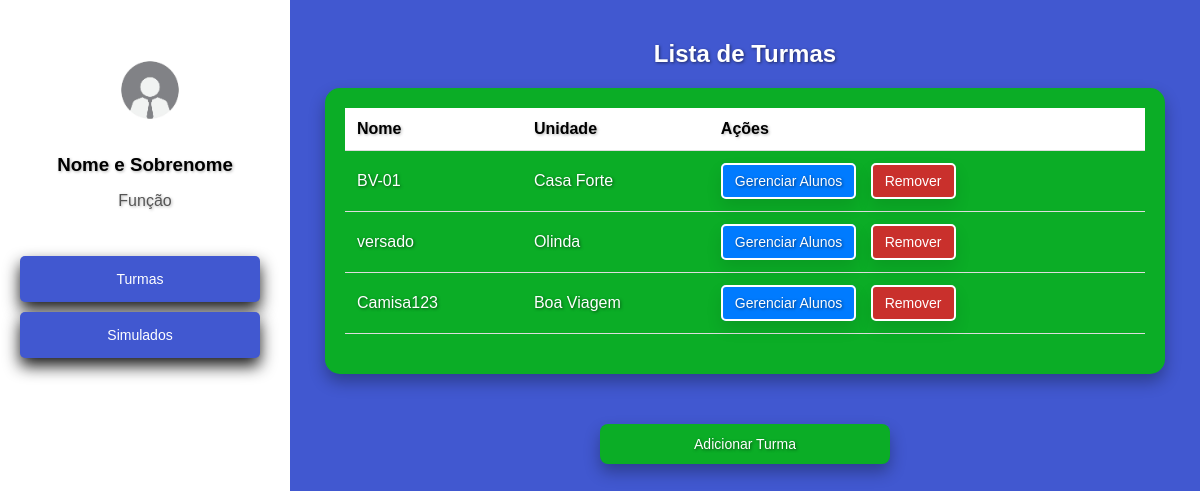
The page /cadastros/turmas/ (signed in) on the database its author committed.
### cadastros/models.py (models this page shows, shortened)
class Turma(models.Model):
    nome = models.CharField(max_length=100)
    unidade = models.ForeignKey(Unidade, on_delete=models.CASCADE, related_name='turmas')

class Unidade(models.Model):
    nome = models.CharField(max_length=100, unique=True)
    def __str__(self):
        return self.nome

### cadastros/views.py (the view, shortened to what this page needs)
# urls.py: path('turmas/', TurmaView.as_view(), name='turmas'),
class TurmaView(LoginRequiredMixin, View):
    login_url = '/login/'
    template_name_list = 'turmas.html'
    template_name_add = 'adicionar_turma.html'
    def get(self, request, turma_id=None):
        if request.path.endswith('adicionar/'):
            unidades = Unidade.objects.all()
            return render(request, self.template_name_add, {'unidades': unidades})
        else:
            turmas = TurmaMediator.listar_turmas()
            return render(request, self.template_name_list, {'turmas': turmas})

### cadastros/mediators.py (called while the page is built)
    @staticmethod
    def listar_turmas():
        return Turma.objects.all()

### cadastros/templates/turmas.html (shortened to what this page needs)
<!DOCTYPE html>
<html lang="pt-br">
<head>
</head>
<body>
    <div class="sidebar">
        <div class="profile">
            <img src="/static/imgfunc.jpg" alt="funcionario" width="100" height="100" style="margin-top: 20px; margin-left: 10px;">
            <h3>Nome e Sobrenome</h3>
            <p>Função</p>
        </div>
        <nav>
            <a href="#" id="menu-botoes">Turmas</a>
            <a href="{% url 'simulados' %}" class="btn btn-primary">Simulados</a>
        </nav>
    </div>
    <div class="container">
        <h2>Lista de Turmas</h2>
        <div class="table-container">
            <table>
                <thead>
                    <tr>
                        <th>Nome</th>
                        <th>Unidade</th>
                        <th>Ações</th>
                    </tr>
                </thead>
                <tbody>
                    {% for turma in turmas %}
                    <tr id="turma-{{ turma.id }}">
                        <td>{{ turma.nome }}</td>
                        <td>{{ turma.unidade }}</td>
                        <td>
                            <a href="{% url 'alunos' turma_id=turma.id %}" class="gerenciar-alunos gerenciamento-botao">Gerenciar Alunos</a>
                            <button class="remover-turma gerenciamento-botao2" data-id="{{ turma.id }}">Remover</button>
                        </td>
                    </tr>
                    {% endfor %}
                </tbody>
            </table>
        </div>
        <a href="{% url 'adicionar_turma' %}" class="add-turma" style="text-shadow: 0.0625rem 0.0625rem 0.1875rem rgba(0, 0, 0, 0.5);">Adicionar Turma</a>
    </div>
</body>
</html>

### cadastros/templates/turmas.html (style rules this page uses)
body { font-family: Arial, sans-serif; background-color: rgb(65, 88, 208); color: #333; margin: 0; padding: 0; display: flex; height: 100vh; }
.sidebar { width: 250px; background-color: white; padding: 20px; color: black; display: flex; flex-direction: column; justify-content: flex-start; }
.sidebar .profile { text-align: center; margin-bottom: 30px; }
.sidebar .profile h3 { margin: 10px 0 5px; color: black; text-shadow: 0.0625rem 0.0625rem 0.1875rem rgba(0, 0, 0, 0.3); }
.sidebar .profile p { color: #555; text-shadow: 0.0625rem 0.0625rem 0.1875rem rgba(0, 0, 0, 0.3); }
.sidebar nav { display: flex; flex-direction: column; }
.sidebar nav a { text-decoration: none; color: white; padding: 15px; border-radius: 5px; background-color: rgb(65, 88, 208); margin-bottom: 10px; text-align: center; box-shadow: 0 0.5rem 1rem rgba(0, 0, 0, 0.9); text-decoration: none; font-size: 14px; cursor: pointer; border: none; transition: background-color 0.3s ease; }
.container { flex: 1; padding: 20px; background-color: rgb(65, 88, 208); color: white; }
h2 { text-align: center; color: #fff; margin-top: 20px; text-shadow: 0.0625rem 0.0625rem 0.1875rem rgba(0, 0, 0, 0.5); }
.table-container { margin: 0 auto; padding: 20px; max-width: 800px; background-color: rgb(11, 173, 38); border-radius: 15px; color: rgb(255, 255, 255); box-shadow: 0 0.5rem 1rem rgba(0, 0, 0, 0.3); text-shadow: 0.0625rem 0.0625rem 0.1875rem rgba(0, 0, 0, 0.5); }
table { width: 100%; border-collapse: collapse; margin-bottom: 20px; }
th, td { text-align: left; padding: 12px; border-bottom: 1px solid #ddd; }
th { background-color: #ffffff; color: black; font-weight: bold; text-shadow: 0.0625rem 0.0625rem 0.1875rem rgba(0, 0, 0, 0.3); }
tr:nth-child(even) { background-color: rgb(11, 173, 38); }
a, button { background-color: #007BFF; color: white; text-decoration: none; padding: 8px 12px; border-radius: 5px; font-size: 14px; cursor: pointer; border: none; }
a { margin-right: 10px; }
.remover-turma { background-color: #D9534F; }
.add-turma { display: block; text-align: center; background-color: rgb(11, 173, 38); color: white; padding: 12px 20px; border-radius: 8px; text-decoration: none; width: 250px; margin: 50px auto; box-shadow: 0 0.5rem 1rem rgba(0, 0, 0, 0.3); text-shadow: 0.0625rem 0.0625rem 0.1875rem rgba(0, 0, 0, 0.5); transition: background-color 0.5s ease; }
.gerenciamento-botao { box-shadow: 0 0.5rem 1rem rgba(0, 0, 0, 0.1); border: 2px solid white; padding: 8px 12px; border-radius: 5px; color: white; background-color: #007bff; transition: background-color 0.3s ease; }
.gerenciamento-botao2 { box-shadow: 0 0.5rem 1rem rgba(0, 0, 0, 0.1); border: 2px solid white; padding: 8px 12px; border-radius: 5px; color: white; background-color: #C9302C; transition: background-color 0.5s ease; }

### rows shown on the page
Turma: nome "BV-01", unidade "Casa Forte"
Turma: nome "versado", unidade "Olinda"
Turma: nome "Camisa123", unidade "Boa Viagem"
